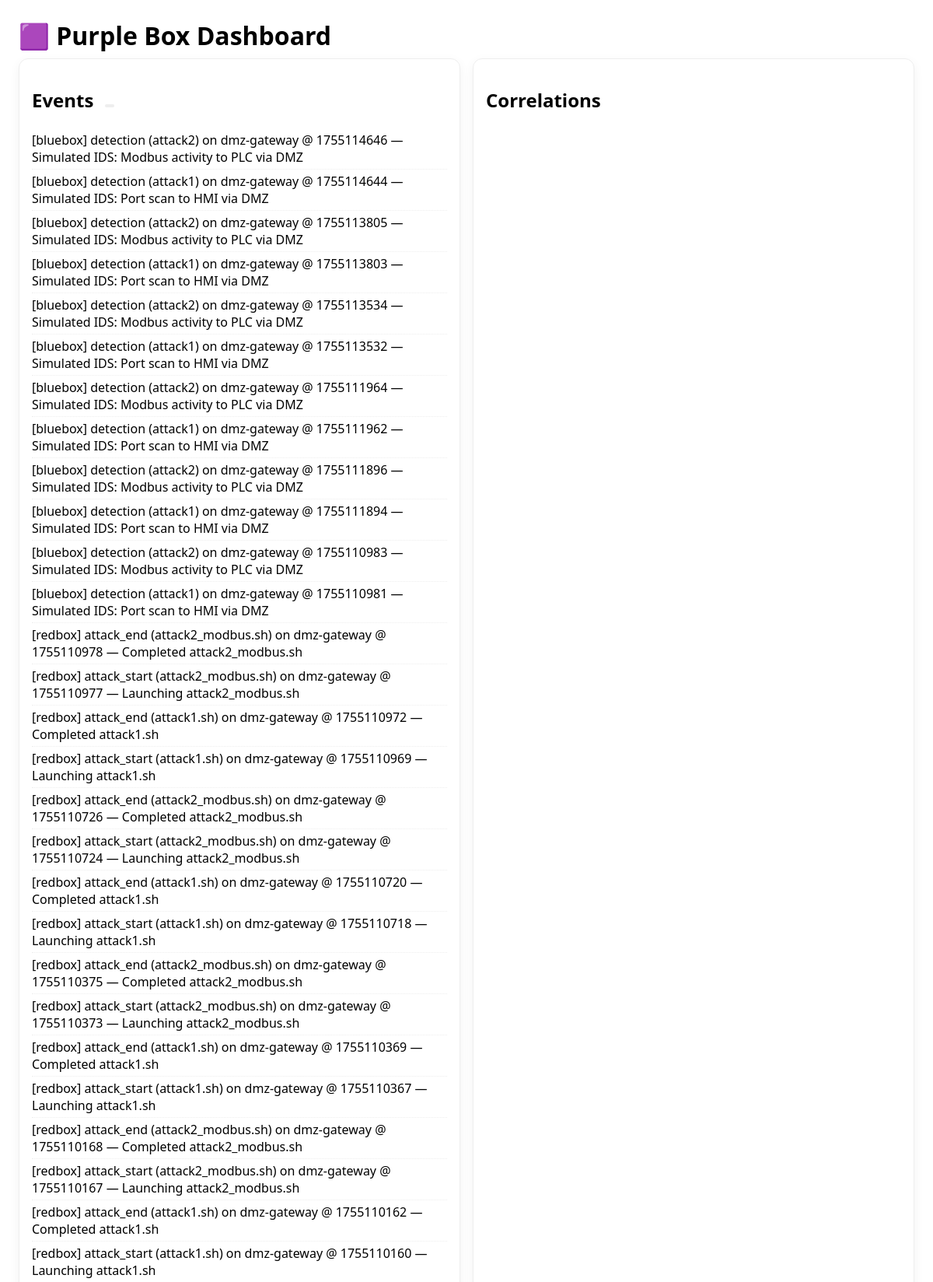
The page / (upper part) on the database its author committed.
### web/app.py (models this page shows)
class Event(Base):
    __tablename__ = 'events'
    id = Column(Integer, primary_key=True)
    source = Column(String(32))
    event_type = Column(String(32))
    attack_id = Column(String(64))
    target = Column(String(128))
    timestamp = Column(Float)
    details = Column(Text)

### web/app.py (the view)
@app.route('/')
def dashboard():
    with Session() as s:
        events = s.query(Event).order_by(Event.timestamp.desc()).limit(200).all()
    return render_template('dashboard.html', events=events)

### web/templates/dashboard.html (shortened to what this page needs)
<!DOCTYPE html>
<html>
<head>
</head>
<body>
  <h1>🟪 Purple Box Dashboard</h1>
  <div class="grid">
    <div class="card">
      <h2>Events <span class="tag" id="count"></span></h2>
      <ul id="events">
        {% for e in events %}
        <li>[{{ e.source }}] {{ e.event_type }} ({{ e.attack_id }}) on {{ e.target }} @ {{ '%.0f' % e.timestamp }} — {{ e.details }}</li>
        {% endfor %}
      </ul>
    </div>
    <div class="card">
      <h2>Correlations</h2>
    </div>
  </div>
</body>
</html>

### web/templates/dashboard.html (style rules this page uses)
body { font-family: system-ui, Arial, sans-serif; margin: 1.5rem; }
.grid { display: grid; grid-template-columns: 1fr 1fr; gap: 1rem; }
h1 { margin-bottom: 0.5rem; }
.card { border: 1px solid #eee; border-radius: 12px; padding: 1rem; box-shadow: 0 4px 14px rgba(0,0,0,.05); }
ul { list-style: none; padding: 0; }
li { padding: 0.25rem 0; border-bottom: 1px dotted #eee; }
.tag { display:inline-block; padding:2px 6px; border-radius: 999px; background:#eee; margin-left:.5rem; font-size:.8rem; }

### rows shown on the page
Event: source "bluebox", event_type "detection", attack_id "attack2", target "dmz-gateway", timestamp "1755114646", details "Simulated IDS: Modbus activity to PLC via DMZ"
Event: source "bluebox", event_type "detection", attack_id "attack1", target "dmz-gateway", timestamp "1755114644", details "Simulated IDS: Port scan to HMI via DMZ"
Event: source "bluebox", event_type "detection", attack_id "attack2", target "dmz-gateway", timestamp "1755113805", details "Simulated IDS: Modbus activity to PLC via DMZ"
Event: source "bluebox", event_type "detection", attack_id "attack1", target "dmz-gateway", timestamp "1755113803", details "Simulated IDS: Port scan to HMI via DMZ"
Event: source "bluebox", event_type "detection", attack_id "attack2", target "dmz-gateway", timestamp "1755113534", details "Simulated IDS: Modbus activity to PLC via DMZ"
Event: source "bluebox", event_type "detection", attack_id "attack1", target "dmz-gateway", timestamp "1755113532", details "Simulated IDS: Port scan to HMI via DMZ"
Event: source "bluebox", event_type "detection", attack_id "attack2", target "dmz-gateway", timestamp "1755111964", details "Simulated IDS: Modbus activity to PLC via DMZ"
Event: source "bluebox", event_type "detection", attack_id "attack1", target "dmz-gateway", timestamp "1755111962", details "Simulated IDS: Port scan to HMI via DMZ"
Event: source "bluebox", event_type "detection", attack_id "attack2", target "dmz-gateway", timestamp "1755111896", details "Simulated IDS: Modbus activity to PLC via DMZ"
Event: source "bluebox", event_type "detection", attack_id "attack1", target "dmz-gateway", timestamp "1755111894", details "Simulated IDS: Port scan to HMI via DMZ"
Event: source "bluebox", event_type "detection", attack_id "attack2", target "dmz-gateway", timestamp "1755110983", details "Simulated IDS: Modbus activity to PLC via DMZ"
Event: source "bluebox", event_type "detection", attack_id "attack1", target "dmz-gateway", timestamp "1755110981", details "Simulated IDS: Port scan to HMI via DMZ"
Event: source "redbox", event_type "attack_end", attack_id "attack2_modbus.sh", target "dmz-gateway", timestamp "1755110978", details "Completed attack2_modbus.sh"
Event: source "redbox", event_type "attack_start", attack_id "attack2_modbus.sh", target "dmz-gateway", timestamp "1755110977", details "Launching attack2_modbus.sh"
Event: source "redbox", event_type "attack_end", attack_id "attack1.sh", target "dmz-gateway", timestamp "1755110972", details "Completed attack1.sh"
Event: source "redbox", event_type "attack_start", attack_id "attack1.sh", target "dmz-gateway", timestamp "1755110969", details "Launching attack1.sh"
Event: source "redbox", event_type "attack_end", attack_id "attack2_modbus.sh", target "dmz-gateway", timestamp "1755110726", details "Completed attack2_modbus.sh"
Event: source "redbox", event_type "attack_start", attack_id "attack2_modbus.sh", target "dmz-gateway", timestamp "1755110724", details "Launching attack2_modbus.sh"
Event: source "redbox", event_type "attack_end", attack_id "attack1.sh", target "dmz-gateway", timestamp "1755110720", details "Completed attack1.sh"
Event: source "redbox", event_type "attack_start", attack_id "attack1.sh", target "dmz-gateway", timestamp "1755110718", details "Launching attack1.sh"
Event: source "redbox", event_type "attack_end", attack_id "attack2_modbus.sh", target "dmz-gateway", timestamp "1755110375", details "Completed attack2_modbus.sh"
Event: source "redbox", event_type "attack_start", attack_id "attack2_modbus.sh", target "dmz-gateway", timestamp "1755110373", details "Launching attack2_modbus.sh"
Event: source "redbox", event_type "attack_end", attack_id "attack1.sh", target "dmz-gateway", timestamp "1755110369", details "Completed attack1.sh"
Event: source "redbox", event_type "attack_start", attack_id "attack1.sh", target "dmz-gateway", timestamp "1755110367", details "Launching attack1.sh"
Event: source "redbox", event_type "attack_end", attack_id "attack2_modbus.sh", target "dmz-gateway", timestamp "1755110168", details "Completed attack2_modbus.sh"
Event: source "redbox", event_type "attack_start", attack_id "attack2_modbus.sh", target "dmz-gateway", timestamp "1755110167", details "Launching attack2_modbus.sh"
Event: source "redbox", event_type "attack_end", attack_id "attack1.sh", target "dmz-gateway", timestamp "1755110162", details "Completed attack1.sh"
Event: source "redbox", event_type "attack_start", attack_id "attack1.sh", target "dmz-gateway", timestamp "1755110160", details "Launching attack1.sh"
